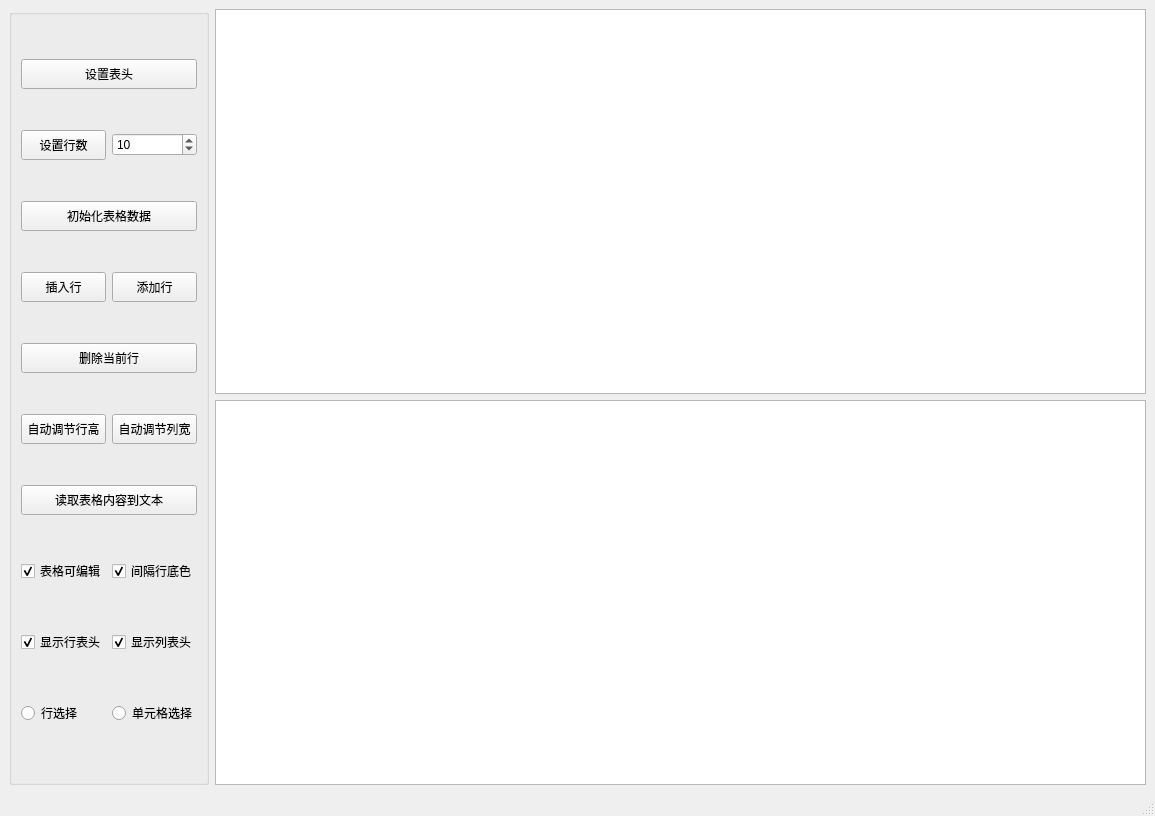
<?xml version="1.0" encoding="UTF-8"?>
<ui version="4.0">
 <class>MainWindow</class>
 <widget class="QMainWindow" name="MainWindow">
  <property name="geometry">
   <rect>
    <x>0</x>
    <y>0</y>
    <width>1155</width>
    <height>816</height>
   </rect>
  </property>
  <property name="minimumSize">
   <size>
    <width>1100</width>
    <height>450</height>
   </size>
  </property>
  <property name="windowTitle">
   <string>MainWindow</string>
  </property>
  <widget class="QWidget" name="centralwidget">
   <layout class="QGridLayout" name="gridLayout_2">
    <item row="0" column="0" rowspan="2">
     <widget class="QGroupBox" name="groupBox">
      <property name="minimumSize">
       <size>
        <width>190</width>
        <height>30</height>
       </size>
      </property>
      <property name="maximumSize">
       <size>
        <width>220</width>
        <height>16777215</height>
       </size>
      </property>
      <property name="title">
       <string/>
      </property>
      <layout class="QGridLayout" name="gridLayout">
       <item row="0" column="0" colspan="2">
        <widget class="QPushButton" name="btnSetTableHeader">
         <property name="minimumSize">
          <size>
           <width>0</width>
           <height>30</height>
          </size>
         </property>
         <property name="text">
          <string>设置表头</string>
         </property>
        </widget>
       </item>
       <item row="1" column="0">
        <widget class="QPushButton" name="btnSetRow">
         <property name="minimumSize">
          <size>
           <width>0</width>
           <height>30</height>
          </size>
         </property>
         <property name="text">
          <string>设置行数</string>
         </property>
        </widget>
       </item>
       <item row="1" column="1">
        <widget class="QSpinBox" name="spinBox">
         <property name="value">
          <number>10</number>
         </property>
        </widget>
       </item>
       <item row="2" column="0" colspan="2">
        <widget class="QPushButton" name="btnInitTableData">
         <property name="minimumSize">
          <size>
           <width>0</width>
           <height>30</height>
          </size>
         </property>
         <property name="text">
          <string>初始化表格数据</string>
         </property>
        </widget>
       </item>
       <item row="3" column="0">
        <widget class="QPushButton" name="btnInsert">
         <property name="minimumSize">
          <size>
           <width>0</width>
           <height>30</height>
          </size>
         </property>
         <property name="text">
          <string>插入行</string>
         </property>
        </widget>
       </item>
       <item row="3" column="1">
        <widget class="QPushButton" name="btnAppend">
         <property name="minimumSize">
          <size>
           <width>0</width>
           <height>30</height>
          </size>
         </property>
         <property name="text">
          <string>添加行</string>
         </property>
        </widget>
       </item>
       <item row="4" column="0" colspan="2">
        <widget class="QPushButton" name="btnDeleteRow">
         <property name="minimumSize">
          <size>
           <width>0</width>
           <height>30</height>
          </size>
         </property>
         <property name="text">
          <string>删除当前行</string>
         </property>
        </widget>
       </item>
       <item row="5" column="0">
        <widget class="QPushButton" name="btnAutoRowHeight">
         <property name="minimumSize">
          <size>
           <width>0</width>
           <height>30</height>
          </size>
         </property>
         <property name="text">
          <string>自动调节行高</string>
         </property>
        </widget>
       </item>
       <item row="5" column="1">
        <widget class="QPushButton" name="btnAutoColWeight">
         <property name="minimumSize">
          <size>
           <width>0</width>
           <height>30</height>
          </size>
         </property>
         <property name="text">
          <string>自动调节列宽</string>
         </property>
        </widget>
       </item>
       <item row="6" column="0" colspan="2">
        <widget class="QPushButton" name="btnReadTableToText">
         <property name="minimumSize">
          <size>
           <width>0</width>
           <height>30</height>
          </size>
         </property>
         <property name="text">
          <string>读取表格内容到文本</string>
         </property>
        </widget>
       </item>
       <item row="7" column="0">
        <widget class="QCheckBox" name="checkBoxSetTableUpdate">
         <property name="minimumSize">
          <size>
           <width>0</width>
           <height>30</height>
          </size>
         </property>
         <property name="text">
          <string>表格可编辑</string>
         </property>
         <property name="checked">
          <bool>true</bool>
         </property>
        </widget>
       </item>
       <item row="7" column="1">
        <widget class="QCheckBox" name="checkBoxSetRowColor">
         <property name="minimumSize">
          <size>
           <width>0</width>
           <height>30</height>
          </size>
         </property>
         <property name="text">
          <string>间隔行底色</string>
         </property>
         <property name="checked">
          <bool>true</bool>
         </property>
        </widget>
       </item>
       <item row="8" column="0">
        <widget class="QCheckBox" name="checkBoxSetDisplayTableHeader">
         <property name="minimumSize">
          <size>
           <width>0</width>
           <height>30</height>
          </size>
         </property>
         <property name="text">
          <string>显示行表头</string>
         </property>
         <property name="checked">
          <bool>true</bool>
         </property>
        </widget>
       </item>
       <item row="8" column="1">
        <widget class="QCheckBox" name="checkBoxSetDisplayColHeader">
         <property name="minimumSize">
          <size>
           <width>0</width>
           <height>30</height>
          </size>
         </property>
         <property name="text">
          <string>显示列表头</string>
         </property>
         <property name="checked">
          <bool>true</bool>
         </property>
         <property name="autoExclusive">
          <bool>false</bool>
         </property>
        </widget>
       </item>
       <item row="9" column="0">
        <widget class="QRadioButton" name="radioButtonChooseRow">
         <property name="minimumSize">
          <size>
           <width>0</width>
           <height>30</height>
          </size>
         </property>
         <property name="text">
          <string>行选择</string>
         </property>
        </widget>
       </item>
       <item row="9" column="1">
        <widget class="QRadioButton" name="radioButtonChooseCell">
         <property name="minimumSize">
          <size>
           <width>0</width>
           <height>30</height>
          </size>
         </property>
         <property name="font">
          <font>
           <family>Arial</family>
          </font>
         </property>
         <property name="text">
          <string>单元格选择</string>
         </property>
         <property name="checkable">
          <bool>true</bool>
         </property>
        </widget>
       </item>
      </layout>
     </widget>
    </item>
    <item row="0" column="1">
     <widget class="QTableWidget" name="tableWidget"/>
    </item>
    <item row="1" column="1">
     <widget class="QPlainTextEdit" name="plainTextEdit"/>
    </item>
   </layout>
  </widget>
  <widget class="QMenuBar" name="menubar">
   <property name="geometry">
    <rect>
     <x>0</x>
     <y>0</y>
     <width>1155</width>
     <height>22</height>
    </rect>
   </property>
  </widget>
  <widget class="QStatusBar" name="statusbar"/>
 </widget>
 <resources/>
 <connections/>
</ui>
